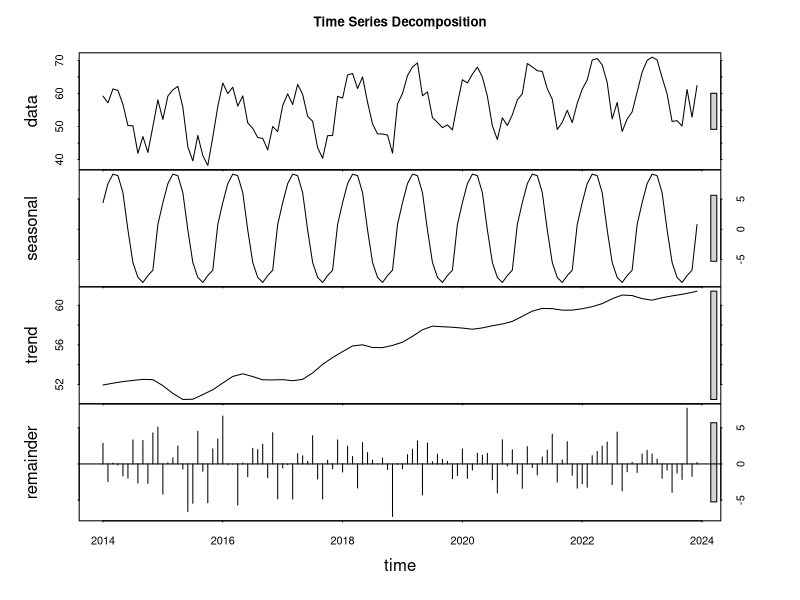
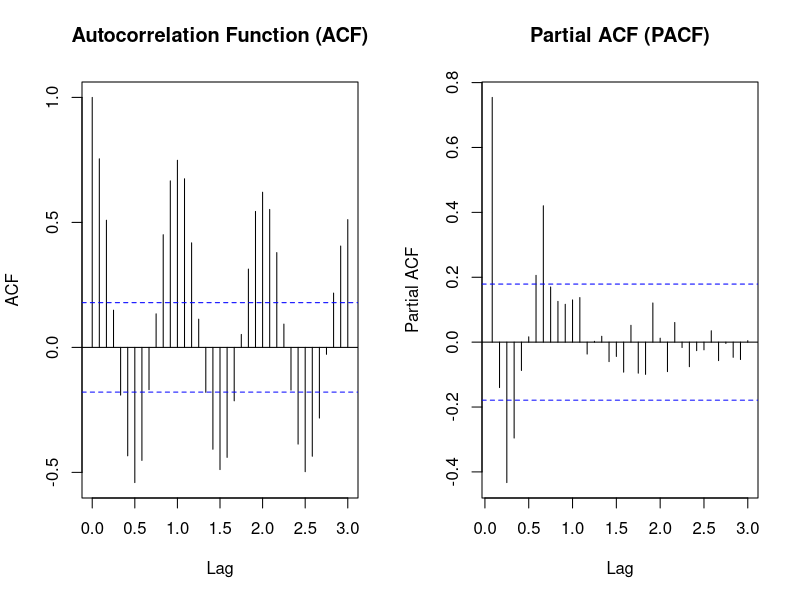
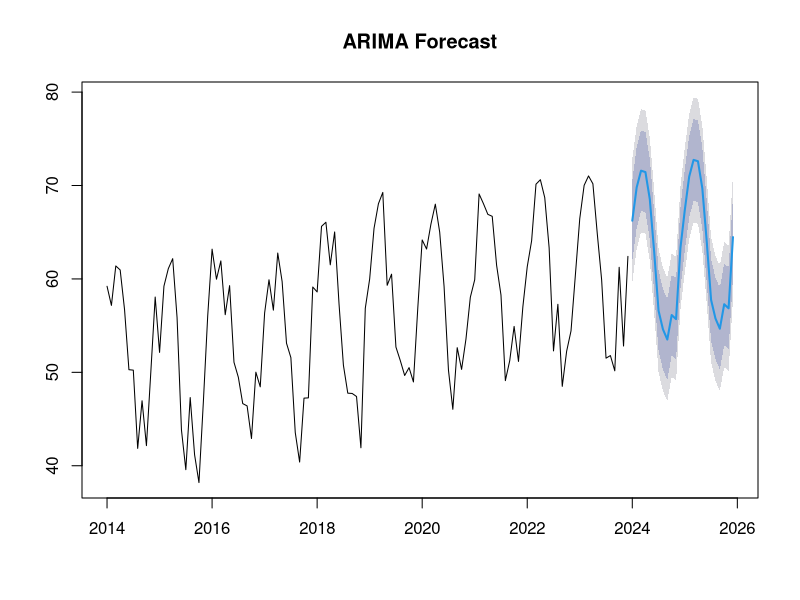
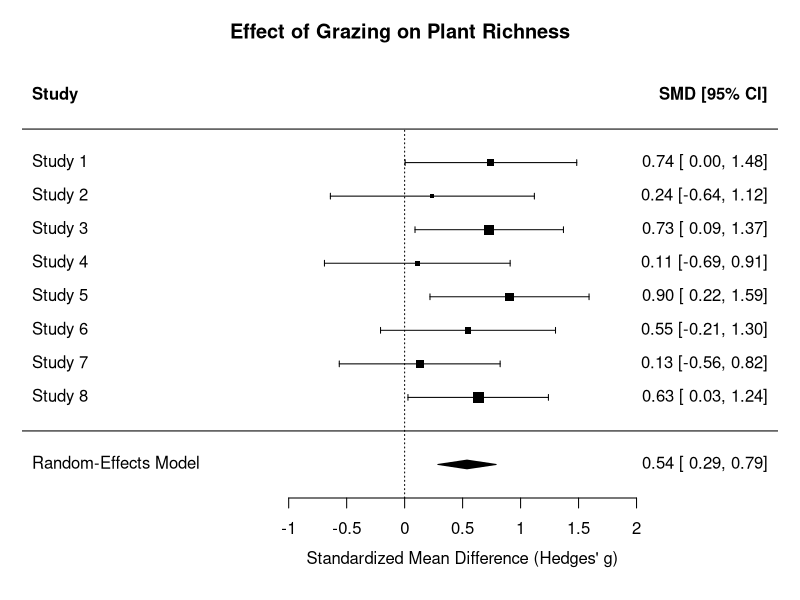
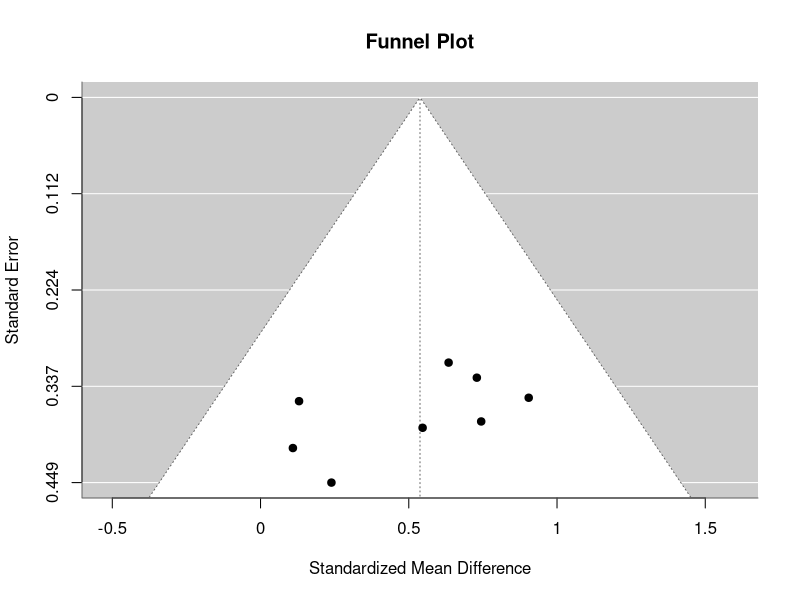

The R script that drew these images, in order:
## ---- chunk 1
library(tidyverse)
library(zoo)           # Time series manipulation
library(forecast)      # Time series decomposition and ARIMA
library(tseries)       # Time series tests
library(metafor)       # Meta-analysis

set.seed(42)
## ---- chunk 2
# Simulate 10 years of monthly data with trend, seasonality, and noise
n <- 120  # 10 years × 12 months

# Time index
time_index <- 1:n

# Components
trend <- 0.1 * time_index                          # Gradual increase
seasonal <- 10 * sin(2 * pi * time_index / 12)     # Annual cycle
noise <- rnorm(n, 0, 3)                            # Random variation

# Combined series
abundance <- 50 + trend + seasonal + noise

# Create time series object
abundance_ts <- ts(abundance, frequency = 12, start = c(2014, 1))

# Decompose
decomp <- stl(abundance_ts, s.window = "periodic")
plot(decomp, main = "Time Series Decomposition")
## ---- chunk 3
# Test for stationarity using Augmented Dickey-Fuller test
# H0: The series has a unit root (non-stationary)
# Low p-value = evidence of stationarity

# Our simulated series has a trend, so it's non-stationary
adf.test(abundance_ts)

# After removing trend, it should be stationary
detrended <- abundance_ts - decomp$time.series[, "trend"]
adf.test(detrended)
## ---- chunk 4
par(mfrow = c(1, 2))
acf(abundance_ts, main = "Autocorrelation Function (ACF)", lag.max = 36)
pacf(abundance_ts, main = "Partial ACF (PACF)", lag.max = 36)
par(mfrow = c(1, 1))
## ---- chunk 5
# Fit ARIMA model using auto.arima (selects best model automatically)
arima_model <- auto.arima(abundance_ts)
summary(arima_model)
## ---- chunk 6
# Forecast 24 months ahead
forecast_result <- forecast(arima_model, h = 24)
plot(forecast_result, main = "ARIMA Forecast")
## ---- chunk 7
# Imagine combining temperature data from two sources

# Source 1: Daily Tmax (°F)
source1 <- data.frame(
  date = seq(as.Date("2020-01-01"), as.Date("2020-01-10"), by = "day"),
  tmax_f = c(45, 48, 52, 49, 55, 58, 54, 51, 47, 50)
)

# Source 2: Daily Tmax (°C), different date format
source2 <- data.frame(
  date_str = c("2020/01/11", "2020/01/12", "2020/01/13"),
  tmax_c = c(12.1, 14.5, 11.8)
)

# Harmonize: convert units and standardize date format
source1_clean <- source1 %>%
  mutate(
    date = as.Date(date),
    tmax_c = (tmax_f - 32) * 5/9,  # Convert to Celsius
    source = "Source1"
  ) %>%
  select(date, tmax_c, source)

source2_clean <- source2 %>%
  mutate(
    date = as.Date(date_str, format = "%Y/%m/%d"),
    source = "Source2"
  ) %>%
  select(date, tmax_c, source)

# Combine
combined <- bind_rows(source1_clean, source2_clean)
head(combined)
tail(combined)
## ---- chunk 8
# Example meta-analysis dataset
# Each row is one study; we have mean richness in grazed vs. ungrazed plots

meta_data <- data.frame(
  study = paste("Study", 1:8),
  mean_grazed = c(12.5, 8.3, 15.2, 10.1, 14.8, 9.5, 11.2, 13.4),
  sd_grazed = c(3.2, 2.1, 4.5, 2.8, 3.9, 2.5, 3.1, 3.6),
  n_grazed = c(15, 10, 20, 12, 18, 14, 16, 22),
  mean_ungrazed = c(10.2, 7.8, 12.1, 9.8, 11.5, 8.2, 10.8, 11.2),
  sd_ungrazed = c(2.8, 1.9, 3.8, 2.5, 3.2, 2.1, 2.9, 3.2),
  n_ungrazed = c(15, 10, 20, 12, 18, 14, 16, 22),
  grazing_intensity = c("Low", "High", "Low", "Moderate", 
                        "Low", "High", "Moderate", "Low")
)

meta_data
## ---- chunk 9
# Calculate Hedges' g for each study using metafor
library(metafor)

# escalc() calculates effect sizes and sampling variances
# SMD = Standardized Mean Difference (Hedges' g)
effect_data <- escalc(measure = "SMD",
                       m1i = mean_grazed, sd1i = sd_grazed, n1i = n_grazed,
                       m2i = mean_ungrazed, sd2i = sd_ungrazed, n2i = n_ungrazed,
                       data = meta_data)

# View effect sizes (yi) and variances (vi)
effect_data[, c("study", "yi", "vi")]
## ---- chunk 10
# Random-effects meta-analysis
# Assumes true effects vary across studies
meta_model <- rma(yi, vi, data = effect_data)
summary(meta_model)
## ---- chunk 11
forest(meta_model, 
       slab = effect_data$study,
       xlab = "Standardized Mean Difference (Hedges' g)",
       main = "Effect of Grazing on Plant Richness")
## ---- chunk 12
funnel(meta_model, main = "Funnel Plot")

# Egger's test for funnel plot asymmetry
regtest(meta_model)
## ---- chunk 13
# Does grazing intensity explain variation in effects?
mod_model <- rma(yi, vi, mods = ~ grazing_intensity, data = effect_data)
summary(mod_model)
